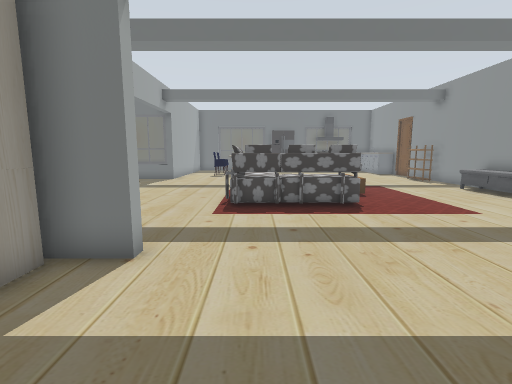
View 1 (above)

18 first-person views from a walk through a robot-simulator world made for Gazebo. The camera is 0.9 m above the floor, tilts 8° down and sees 85° across. The floor is counted in squares, 0.5 m on a side. Each view is taken from the middle of a square. On the plan, view 1 faces up. The plan holds only what a view shows up to about 15 squares ahead; the rest is blank. Some surface patterns are stand-ins.

View 2
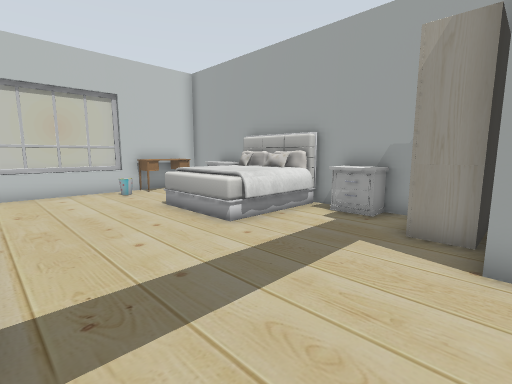

View 3
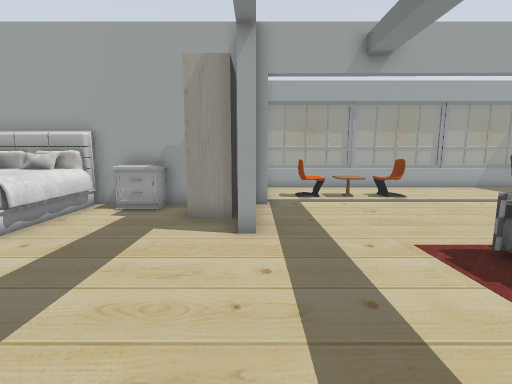

View 4
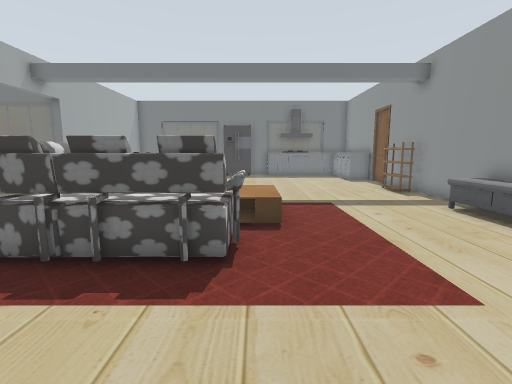

View 5
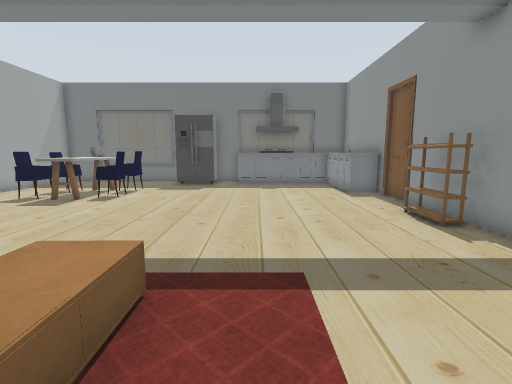

View 6
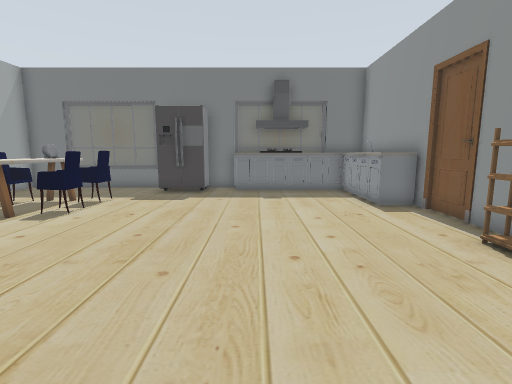

View 7
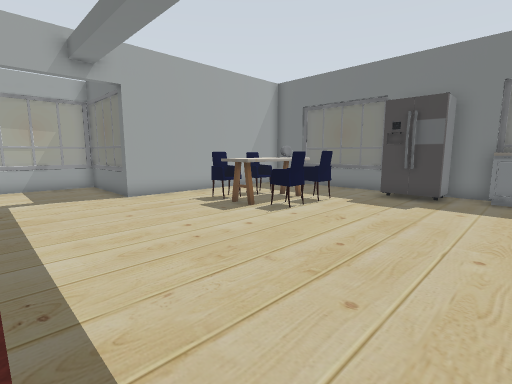

View 8
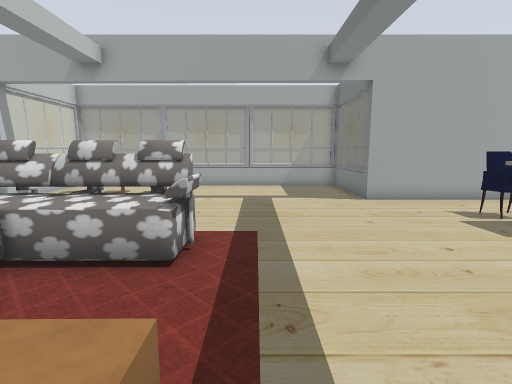

View 9
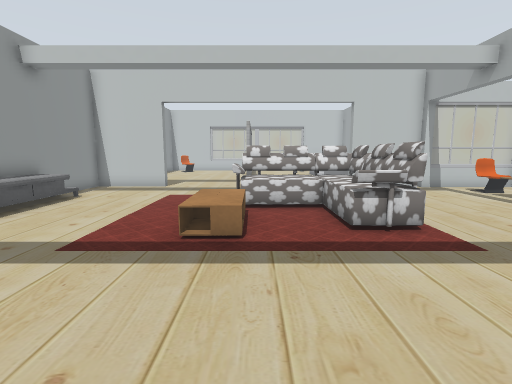

View 10
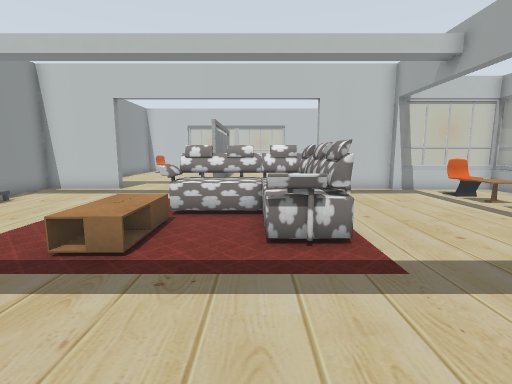

View 11
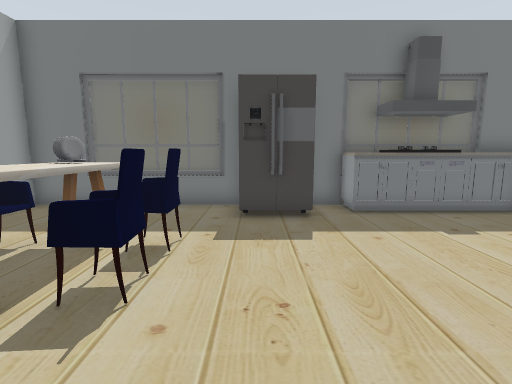

View 12
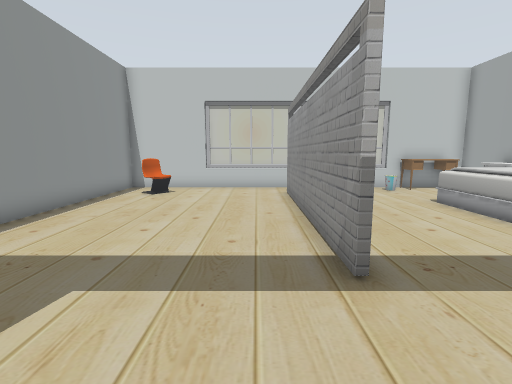

View 13
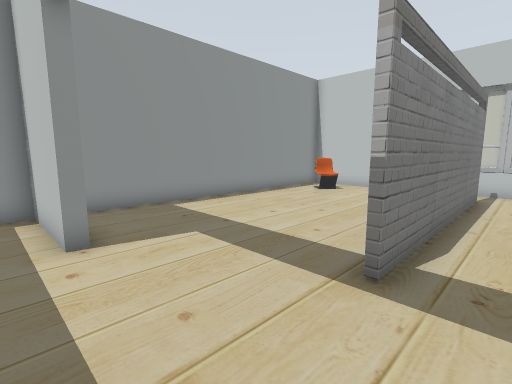

View 14
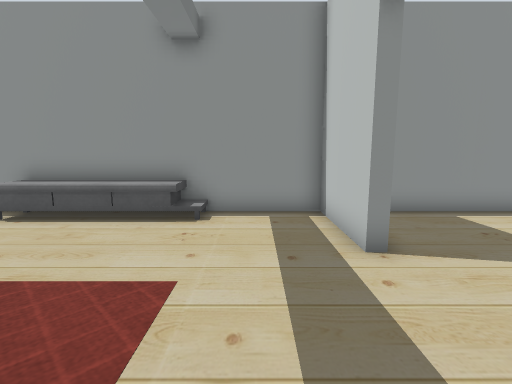

View 15
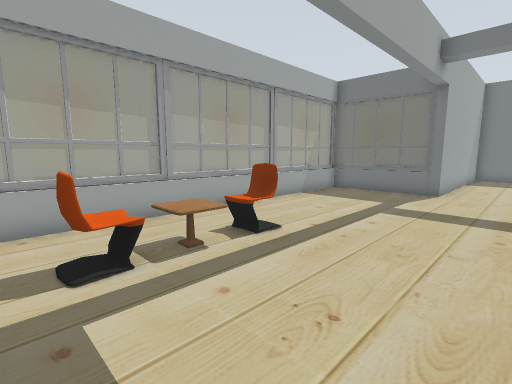

View 16
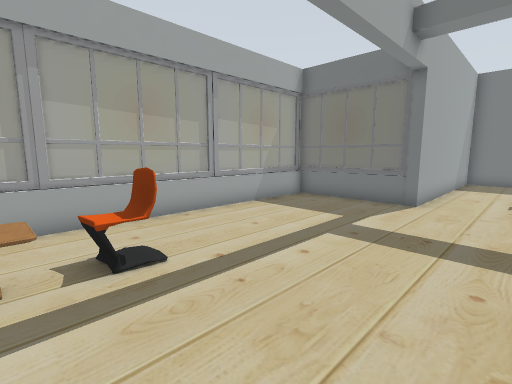

View 17
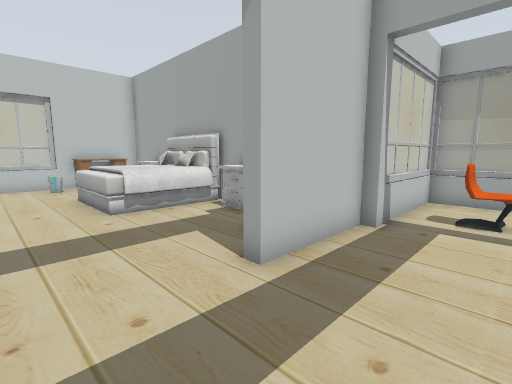

View 18
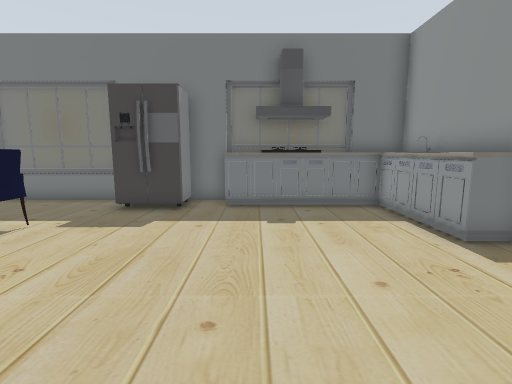

### Floor plan
Points are (right, up) in squares from view 1. A wall is a line through its corners. A room is listed if a view was taken in it or the views show most of it. See-through windows are left out.
Room 1 (view 1)
walls: (3.4, -6.6) (3.4, 2.2); (-5.7, 2.6) (-5.7, -8.6) (-1.4, -8.6); (-2.1, 4.6) (-3.7, 4.6)
low walls: (2.5, -8.6) (3.6, -8.6)
ways out: opening at (0.5, 3.3) to room 2; opening at (3, -8)
objects: desk (-5, -8) to (-3, -8); other object (-5, -6) to (-5, -5); bed (-5, -4) to (-2, -1); nightstand (-5, 1) to (-5, 2); wardrobe (-5, 3) to (-4, 4); bin (-2, -7) to (-1, -7); window (-1, -9) to (2, -9)
Room 2 (views 2, 3, 4, 5, 6, 7, 8, 9, 10, 11, 12, 13, 14, 15, 16, 17, 18)
walls: (1.5, 28.6) (-5.7, 28.6) (-5.7, 19.3) (-10.5, 19.3); (11.5, 23) (11.5, 28.6) (9.5, 28.6); (-5.7, 5) (-2.1, 5) (-2.1, 4.6); (-6.5, 5.4) (-5.7, 5.4); (5, 28.6) (3.5, 28.6); (7.9, 4.5) (7.9, 5) (11.5, 5) (11.5, 20.5)
low walls: (-10.5, 19.3) (-10.5, 14.4); (-10.5, 10.5) (-10.5, 5.3)
ways out: opening at (0.5, 3.3) to room 1; opening at (5.5, 3.8)
objects: window (-11, 7); window (-11, 11) to (-11, 14); window (-11, 17); window (-10, 5) to (-7, 5); window (-10, 19) to (-8, 19); chair (-8, 7) to (-8, 8); table (-8, 9) to (-7, 9); chair (-8, 10) to (-8, 11); chair (-3, 22) to (-2, 22); chair (-3, 24); kitchen table (-2, 22) to (-1, 23); table (-2, 24) to (-1, 24); kitchen table (-2, 25) to (-1, 25); sofa (-1, 9) to (4, 14); chair (0, 22) to (0, 23); chair (0, 24); window (0, 29); fridge (2, 27) to (3, 28); coffee table (4, 12) to (4, 14); kitchen cabinet (5, 28) to (6, 28); other object (7, 28) to (8, 28); bench (7, 29); window (8, 29) to (9, 29); kitchen cabinet (9, 24) to (11, 28); TV cabinet (10, 9) to (11, 14); shoe rack (11, 18) to (11, 19); other object (12, 21); door leaf (12, 22)

Positions as (right, up) in squares from view 1, and headings:
1: (0, 0), facing up
2: (3, 5), facing down-left
3: (4, 5), facing left
4: (4, 5), facing up
5: (6, 11), facing up
6: (6, 14), facing up
7: (6, 15), facing up-left
8: (5, 15), facing left
9: (3, 20), facing down
10: (1, 19), facing down
11: (2, 19), facing up
12: (5, 6), facing down
13: (2, 6), facing down-right
14: (3, 7), facing right
15: (-3, 6), facing up-left
16: (-3, 9), facing up-left
17: (1, 8), facing down-left
18: (6, 18), facing up
